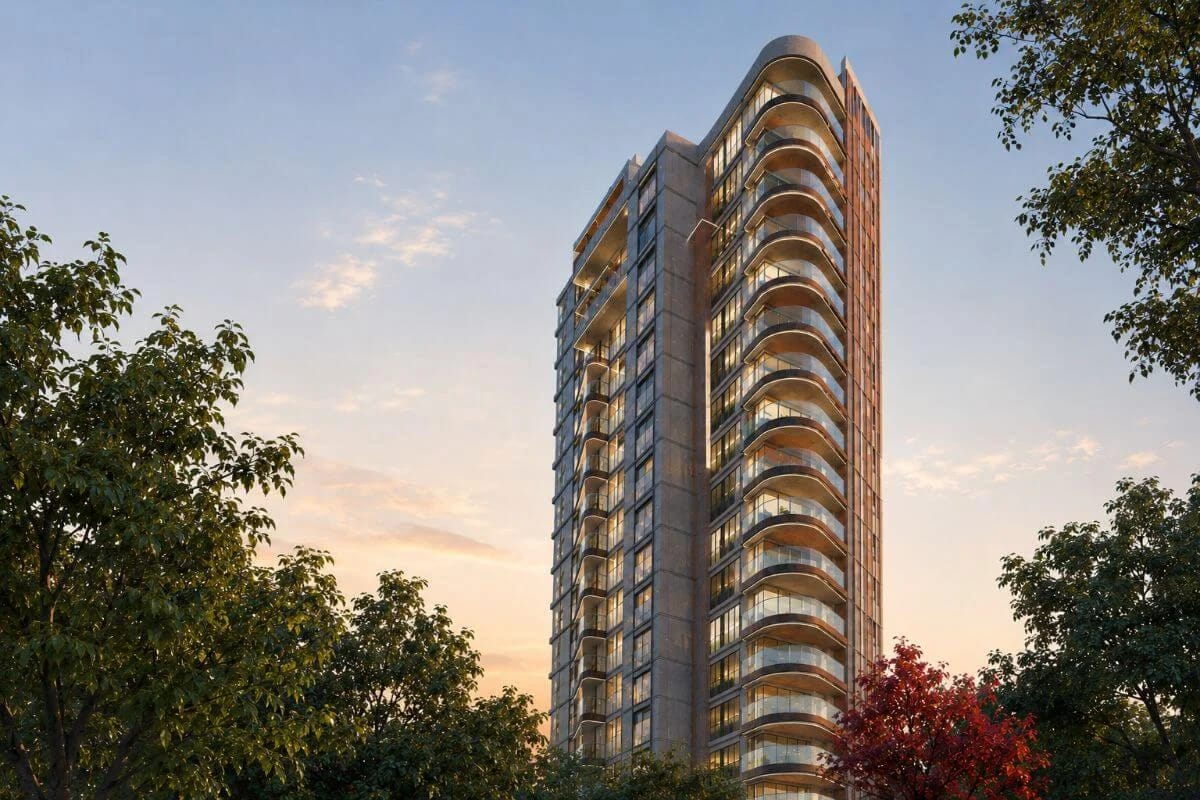
#> input picture assets/WhatsApp Image 2026-10-27 at 11.30.09 AM.jpeg, 1200 x 800 px, found by its file name
$ python generate_side_by_side_v003.py
#> lines starting #> are read from the running program, lines starting #| are printed output that depends on the picture
"""
Generate Side-by-Side Comparison v003 and 50/50 Overlay v003
Compares the approved reference photo against the blueprint-reconstructed Cycles render (v003).
"""

import cv2
import numpy as np
import os

WORKSPACE = r"C:\Users\manpr\Documents\42 Kalidasa"
REF_PHOTO = os.path.join(WORKSPACE, "assets", "WhatsApp Image 2026-10-27 at 11.30.09 AM.jpeg")
RENDER_V003 = os.path.join(WORKSPACE, "renders", "preview", "kalidasa42_corrected_v003.png")
RENDER_V002 = os.path.join(WORKSPACE, "renders", "preview", "kalidasa42_corrected_v002.png")
COMP_OUT = os.path.join(WORKSPACE, "renders", "preview", "kalidasa42_comparison_v003.png")
OVERLAY_OUT = os.path.join(WORKSPACE, "renders", "preview", "kalidasa42_overlay_v003.png")
REPORT_OUT = os.path.join(WORKSPACE, "docs", "kalidasa42_blueprint_reconstruction_v003_report.md")

def main():
    if not os.path.exists(RENDER_V003):
        print(f"Error: {RENDER_V003} not found.")
        return

    ref_img = cv2.imread(REF_PHOTO)
#> ref_img is the input picture: shape (800, 1200, 3); mean B, G, R 123.1, 127.3, 130.8
    rend_img = cv2.imread(RENDER_V003)
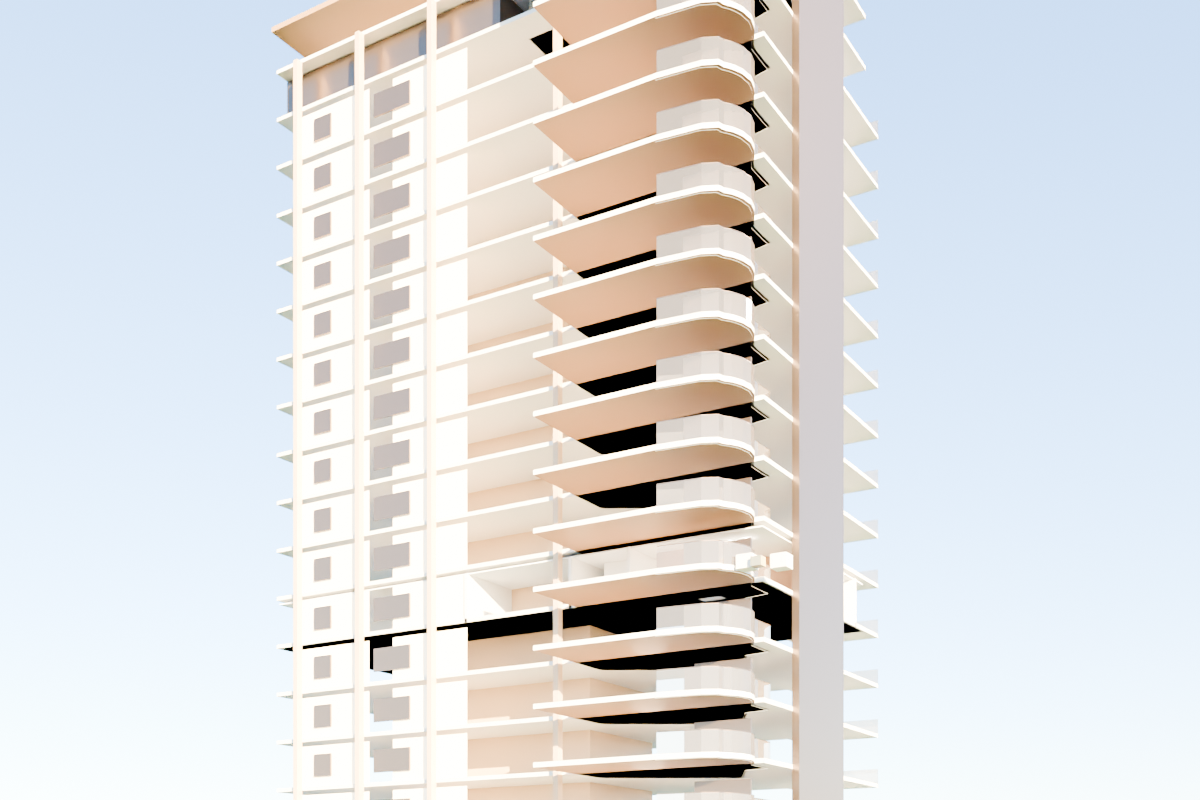
#> input picture renders/preview/kalidasa42_corrected_v003.png, 1200 x 800 px, found by its file name
#> rend_img is the input picture: shape (800, 1200, 3); mean B, G, R 222.7, 222.2, 222.1

    target_w, target_h = 1200, 800
    ref_resized = cv2.resize(ref_img, (target_w, target_h))
    rend_resized = cv2.resize(rend_img, (target_w, target_h))

    # 1. Header panels
    bar_h = 60
    header_left = np.zeros((bar_h, target_w, 3), dtype=np.uint8) + 24
    header_right = np.zeros((bar_h, target_w, 3), dtype=np.uint8) + 24

    cv2.putText(header_left, "APPROVED ARCHITECTURAL PHOTOGRAPH", (40, 40),
                cv2.FONT_HERSHEY_SIMPLEX, 0.82, (220, 240, 255), 2, cv2.LINE_AA)
    cv2.putText(header_right, "EXACT BLUEPRINT 3D RECONSTRUCTION (v003)", (40, 40),
                cv2.FONT_HERSHEY_SIMPLEX, 0.82, (180, 240, 180), 2, cv2.LINE_AA)

    panel_left = np.vstack([header_left, ref_resized])
    panel_right = np.vstack([header_right, rend_resized])

    side_by_side = np.hstack([panel_left, panel_right])
    cv2.imwrite(COMP_OUT, side_by_side)
    print(f"Side-by-side saved to: {COMP_OUT}")

    # 2. Overlay (50% blend + Canny Edge overlay from reference photo)
    blend = cv2.addWeighted(ref_resized, 0.5, rend_resized, 0.5, 0)
    ref_gray = cv2.cvtColor(ref_resized, cv2.COLOR_BGR2GRAY)
    edges = cv2.Canny(ref_gray, 50, 150)
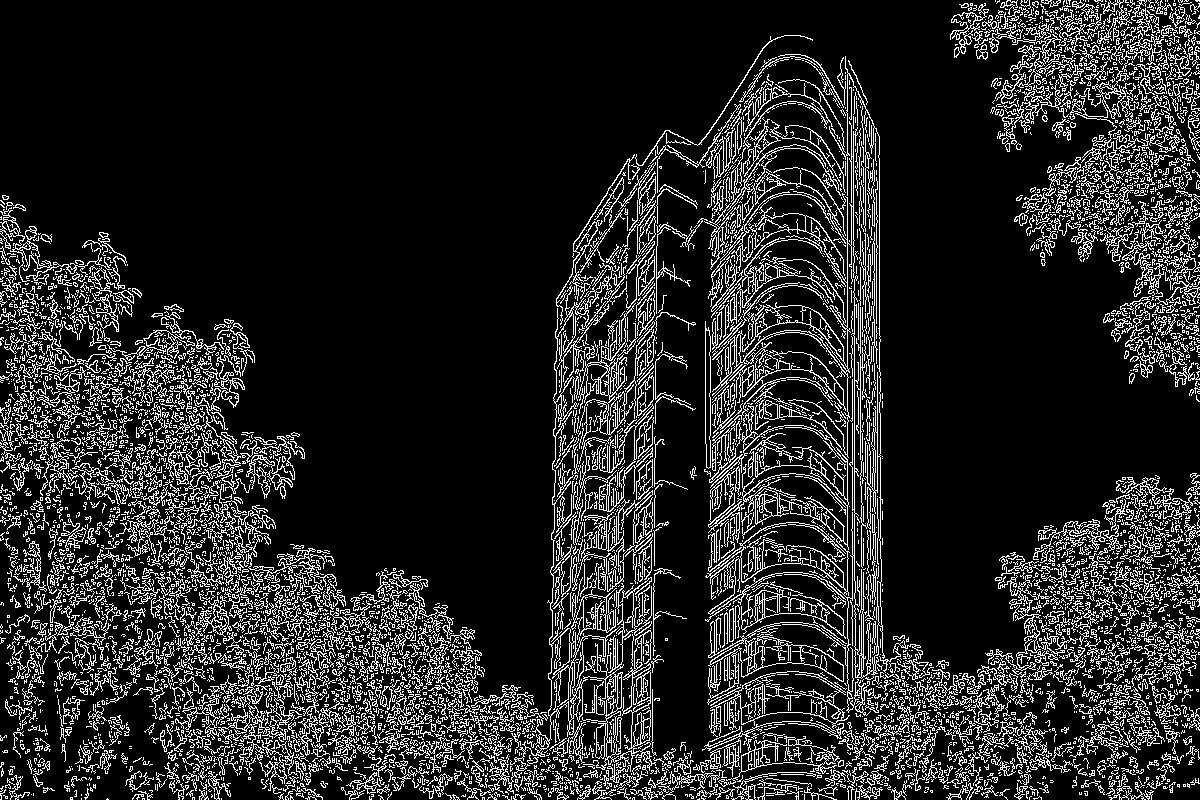
#> edges: shape (800, 1200); 15% white in thin lines or dots
    # Highlight edges in bright cyan
    overlay = blend.copy()
    overlay[edges > 0] = [255, 255, 0]
#> overlay: shape (800, 1200, 3); mean B, G, R 189.8, 190.5, 153.4

    header_overlay = np.zeros((bar_h, target_w, 3), dtype=np.uint8) + 24
    cv2.putText(header_overlay, "BLUEPRINT GEOMETRY OVERLAY (v003 + PHOTO CANNY EDGES)", (40, 40),
                cv2.FONT_HERSHEY_SIMPLEX, 0.75, (0, 255, 255), 2, cv2.LINE_AA)
    final_overlay = np.vstack([header_overlay, overlay])
    cv2.imwrite(OVERLAY_OUT, final_overlay)
    print(f"Overlay saved to: {OVERLAY_OUT}")

    # 3. Quantitative Analysis
    def calc_stats(img):
        hsv = cv2.cvtColor(img, cv2.COLOR_BGR2HSV)
#> hsv: shape (800, 1200, 3); mean H, S, V 56.8, 76.6, 142
        v = hsv[:, :, 2]
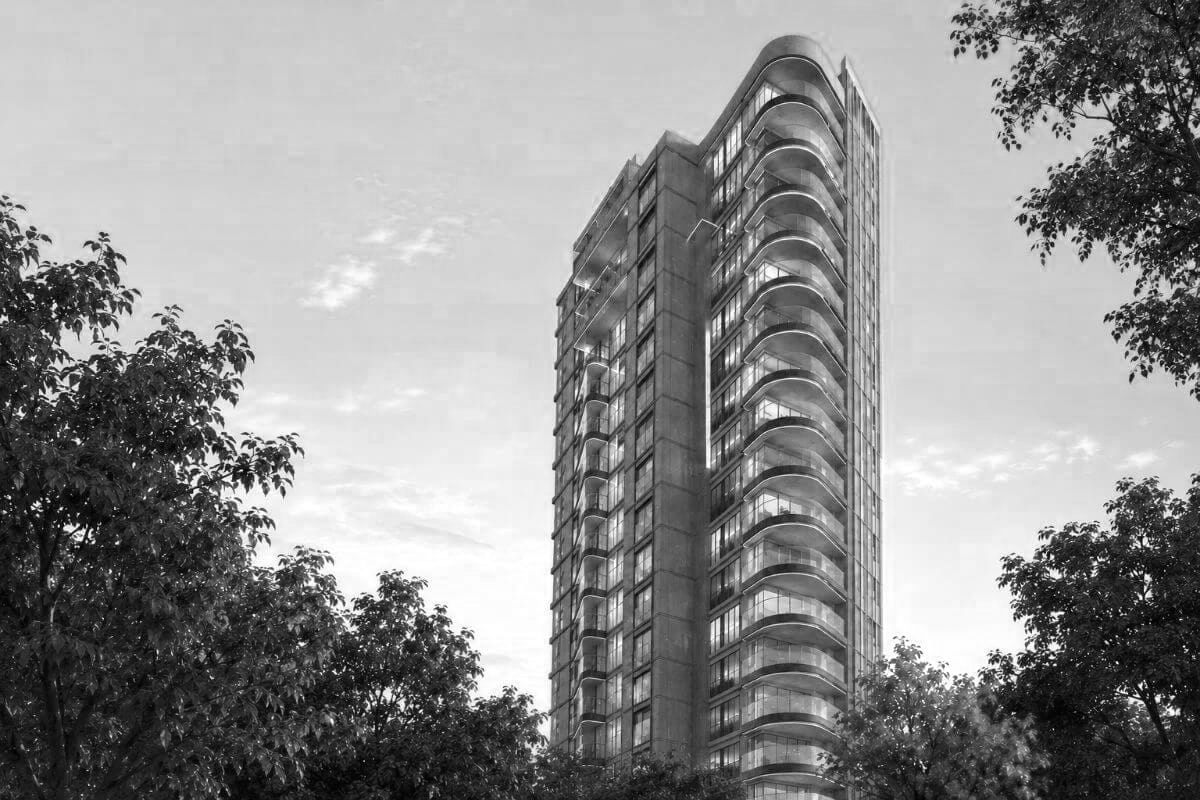
#> v: shape (800, 1200); min 0, max 255, mean 142
        gray = cv2.cvtColor(img, cv2.COLOR_BGR2GRAY)
        edges_cnt = int(np.sum(cv2.Canny(gray, 50, 150) > 0))
#> edges_cnt = 143614
        mean_v = float(np.mean(v))
#> mean_v = 142
        warm_pct = float(np.mean((hsv[:,:,0] >= 10) & (hsv[:,:,0] <= 35) & (hsv[:,:,1] >= 20) & (v >= 70)) * 100)
#> warm_pct = 26.68
        return edges_cnt, mean_v, warm_pct

    p_edges, p_v, p_warm = calc_stats(ref_resized)
#> p_edges = 143614; p_v = 142; p_warm = 26.68
    r_edges, r_v, r_warm = calc_stats(rend_resized)
#> in calc_stats (call 2), `hsv = cv2.cvtColor(img, cv2.COLOR_BGR2HSV)`: hsv: shape (800, 1200, 3); mean H, S, V 65.5, 25.5, 233.7
#> in calc_stats (call 2), `gray = cv2.cvtColor(img, cv2.COLOR_BGR2GRAY)`:
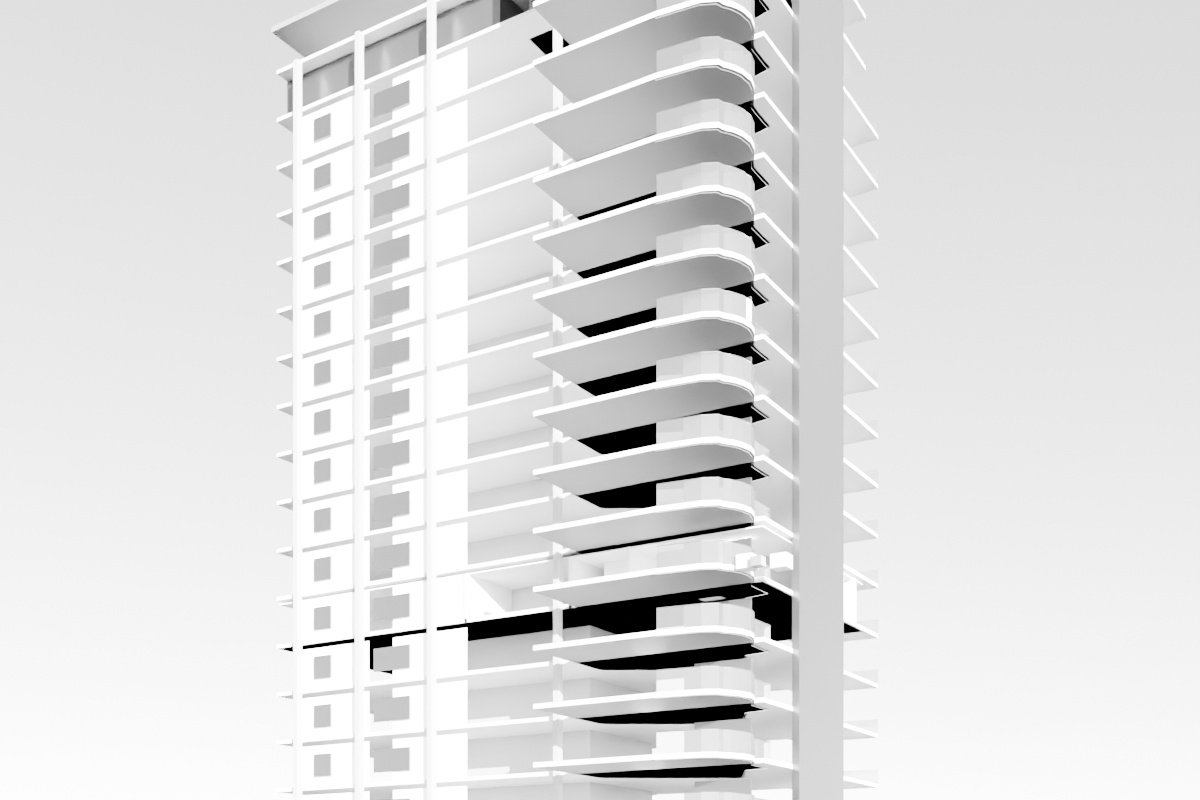
#> gray: shape (800, 1200); min 0, max 255, mean 222.3
#> in calc_stats (call 2), `edges_cnt = int(np.sum(cv2.Canny(gray, 50, 150) > 0))`: edges_cnt = 34001
#> in calc_stats (call 2), `mean_v = float(np.mean(v))`: mean_v = 233.7
#> in calc_stats (call 2), `warm_pct = float(np.mean((hsv[:,:,0] >= 10) & (hsv[:,:,0] <= 35) & (hs..`: warm_pct = 21.36
#> r_edges = 34001; r_v = 233.7; r_warm = 21.36

    print(f"Photo: edges={p_edges}, mean_brightness={p_v:.1f}, warm_pct={p_warm:.1f}%")
#| Photo: edges=143614, mean_brightness=142.0, warm_pct=26.7%
    print(f"v003:  edges={r_edges}, mean_brightness={r_v:.1f}, warm_pct={r_warm:.1f}%")
#| v003:  edges=34001, mean_brightness=233.7, warm_pct=21.4%

if __name__ == "__main__":
    main()
